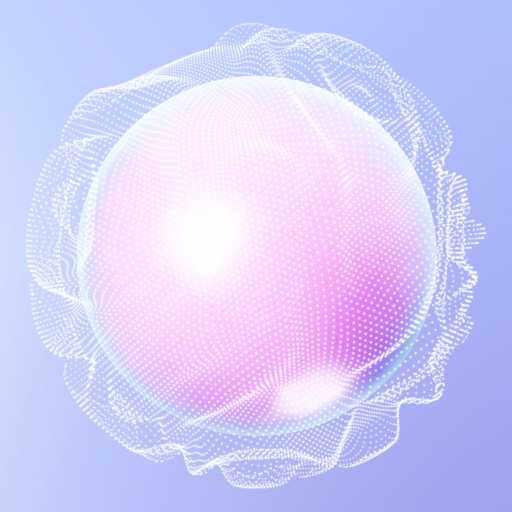
#> input picture voicediet-orb/reference/ref_full.png, 1024 x 1024 px (shown at 1/2 size)
$ python compare.py
#> lines starting #> are read from the running program, lines starting #| are printed output that depends on the picture; long printed decimals are rounded
"""Сравнение рендера с референсом: рядом, наложение, разница, метрики.

Вход:  reference/ref_full.png, ref_shell_a.png, ref_core.png
       renders/<name>_ref_view.png, renders/<name>_shell_only.png (если есть)
Выход: qa/<name>_side_by_side.png, qa/<name>_overlay.png, qa/<name>_diff.png,
       qa/<name>_shell_overlay.png, qa/<name>_metrics.json
Запуск: py scripts/compare.py threejs
"""
import json, sys
from pathlib import Path
import numpy as np
from PIL import Image, ImageDraw, ImageFilter

ROOT = Path(__file__).resolve().parent.parent
name = sys.argv[1] if len(sys.argv) > 1 else "threejs"
Q = ROOT / "qa"
Q.mkdir(exist_ok=True)


def load(p, mode="RGB"):
#> called with mode = 'RGB'
    return np.asarray(Image.open(p).convert(mode), np.float32) / 255


def blur(a, s):
    im = Image.fromarray((np.clip(a, 0, 1) * 255).astype(np.uint8))
    return np.asarray(im.filter(ImageFilter.GaussianBlur(s)), np.float32) / 255


ref = load(ROOT / "reference/ref_full.png")
ren_p = ROOT / f"renders/{name}_ref_view.png"
ren_img = Image.open(ren_p)
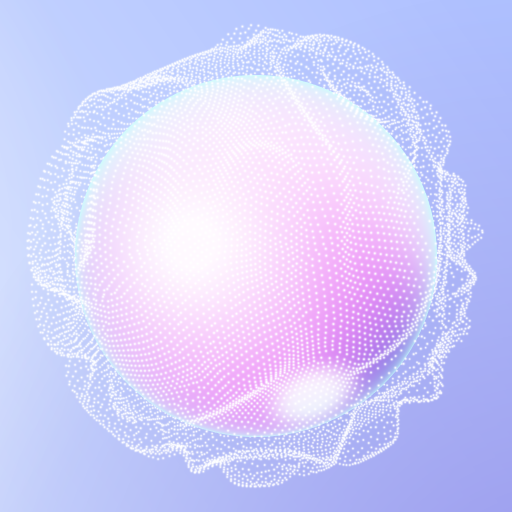
#> input picture voicediet-orb/renders/threejs_ref_view.png, 1024 x 1024 px (shown at 1/2 size)
#> ren_img is the input picture: PIL image 1024x1024 RGB; mean R, G, B 209.9, 206.5, 251
if ren_img.mode == "RGBA":  # прозрачный рендер (Blender) -> на фон слайда
    bg = Image.open(ROOT / "reference/ref_bg.png").convert("RGBA")
    ren_img = Image.alpha_composite(bg, ren_img.resize(bg.size))
ren = np.asarray(ren_img.convert("RGB").resize((1024, 1024)), np.float32) / 255

yy, xx = np.mgrid[:1024, :1024]
core_m = np.hypot(xx - 512.5, yy - 509) < 362 * 0.97
m = {}
m["rmse_full_255"] = float(np.sqrt(((ren - ref) ** 2).mean()) * 255)
m["rmse_full_blur3_255"] = float(np.sqrt(((blur(ren, 3) - blur(ref, 3)) ** 2).mean()) * 255)
#> in blur, im is the input picture: PIL image 1024x1024 RGB; mean R, G, B 209.7, 205.7, 250.9
m["rmse_core_region_blur3_255"] = float(np.sqrt(((blur(ren, 3) - blur(ref, 3))[core_m] ** 2).mean()) * 255)

shell_p = ROOT / f"renders/{name}_shell_only.png"
if shell_p.exists():
    ra = load(ROOT / "reference/ref_shell_a.png", "L")
    sa = load(shell_p, "L")
    fill = lambda a: blur(a, 8) > 0.07
    fr, fs = fill(ra), fill(sa)
    m["silhouette_iou"] = float((fr & fs).sum() / (fr | fs).sum())
    for s in (2, 4, 8):
        a, b = blur(ra, s).ravel(), blur(sa, s).ravel()
        m[f"density_corr_blur{s}"] = float(np.corrcoef(a, b)[0, 1])
    m["mean_alpha_ref"] = float(ra.mean())
    m["mean_alpha_render"] = float(sa.mean())
    ov = np.zeros((1024, 1024, 3), np.float32)
    ov[..., 0] = ra            # референс - пурпурный
    ov[..., 2] = ra
    ov[..., 1] = sa            # рендер - зелёный; совпадение -> белое
    Image.fromarray((np.clip(ov, 0, 1) * 255).astype(np.uint8)).save(Q / f"{name}_shell_overlay.png")
    # контуры силуэтов поверх референса
    cont = (ref * 255).astype(np.uint8).copy()
    for f, c in ((fr, (255, 0, 160)), (fs, (0, 160, 90))):
        e = f ^ (np.asarray(Image.fromarray(f.astype(np.uint8) * 255).filter(ImageFilter.MinFilter(5))) > 0)
        cont[e] = c
    Image.fromarray(cont).save(Q / f"{name}_silhouettes.png")

def label(img, text):
#> called with text = 'REFERENCE (PDF)'
    im = Image.fromarray((np.clip(img, 0, 1) * 255).astype(np.uint8))
    ImageDraw.Draw(im).text((16, 14), text, fill=(30, 28, 60))
    return np.asarray(im, np.float32) / 255

side = np.concatenate([label(ref, "REFERENCE (PDF)"), label(ren, f"RENDER ({name})")], 1)
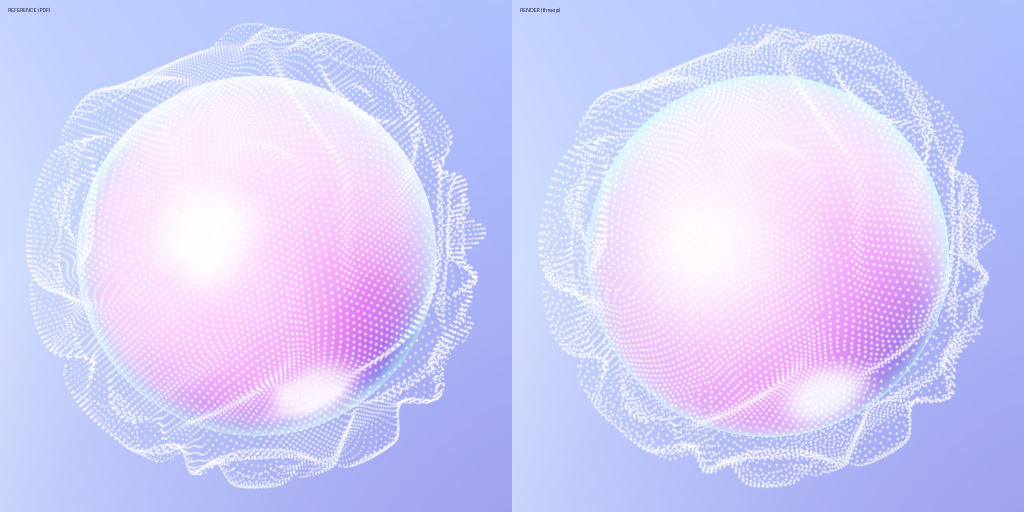
#> side: shape (1024, 2048, 3) float32 (shown at 1/2 size); mean R, G, B 0.822, 0.805, 0.998
Image.fromarray((side * 255).astype(np.uint8)).save(Q / f"{name}_side_by_side.png")
Image.fromarray(((ref * 0.5 + ren * 0.5) * 255).astype(np.uint8)).save(Q / f"{name}_overlay.png")
diff = np.clip(np.abs(ren - ref).mean(2) * 3, 0, 1)
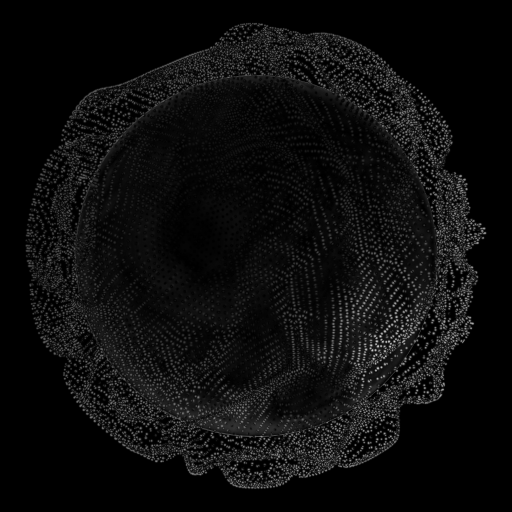
#> diff: shape (1024, 1024) float32 (shown at 1/2 size); min 0, max 0.925, mean 0.0532
Image.fromarray((diff * 255).astype(np.uint8)).save(Q / f"{name}_diff.png")
json.dump(m, open(Q / f"{name}_metrics.json", "w"), indent=1)
print(json.dumps(m, indent=1))
#| {
#|  "rmse_full_255": 10.794,
#|  "rmse_full_blur3_255": 3.618,
#|  "rmse_core_region_blur3_255": 4.515
#| }
